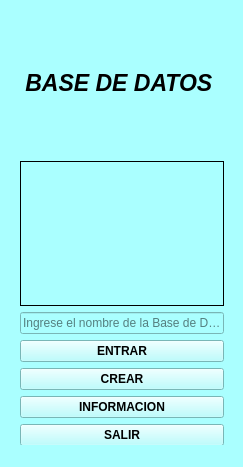
<?xml version="1.0" encoding="UTF-8"?>
<ui version="4.0">
 <class>VentanaP</class>
 <widget class="QMainWindow" name="VentanaP">
  <property name="geometry">
   <rect>
    <x>0</x>
    <y>0</y>
    <width>243</width>
    <height>467</height>
   </rect>
  </property>
  <property name="windowTitle">
   <string>MainWindow</string>
  </property>
  <property name="styleSheet">
   <string notr="true">background-color: rgb(170, 255, 255);</string>
  </property>
  <widget class="QWidget" name="centralwidget">
   <widget class="QWidget" name="layoutWidget">
    <property name="geometry">
     <rect>
      <x>20</x>
      <y>10</y>
      <width>204</width>
      <height>436</height>
     </rect>
    </property>
    <layout class="QVBoxLayout" name="verticalLayout">
     <item>
      <widget class="QLabel" name="label">
       <property name="font">
        <font>
         <pointsize>17</pointsize>
         <weight>75</weight>
         <italic>true</italic>
         <bold>true</bold>
        </font>
       </property>
       <property name="text">
        <string>BASE DE DATOS </string>
       </property>
       <property name="alignment">
        <set>Qt::AlignCenter</set>
       </property>
      </widget>
     </item>
     <item>
      <widget class="QLabel" name="imagen">
       <property name="frameShape">
        <enum>QFrame::Box</enum>
       </property>
       <property name="text">
        <string/>
       </property>
       <property name="pixmap">
        <pixmap>../mutimedia/base.png</pixmap>
       </property>
       <property name="scaledContents">
        <bool>true</bool>
       </property>
       <property name="wordWrap">
        <bool>false</bool>
       </property>
      </widget>
     </item>
     <item>
      <widget class="QLineEdit" name="nombrebd">
       <property name="alignment">
        <set>Qt::AlignLeading|Qt::AlignLeft|Qt::AlignVCenter</set>
       </property>
       <property name="placeholderText">
        <string>Ingrese el nombre de la Base de Datos</string>
       </property>
      </widget>
     </item>
     <item>
      <widget class="QPushButton" name="ingresar">
       <property name="font">
        <font>
         <weight>75</weight>
         <bold>true</bold>
        </font>
       </property>
       <property name="styleSheet">
        <string notr="true">QPushButton:hover{
	background-color: rgb(85, 85, 255);
}</string>
       </property>
       <property name="text">
        <string>ENTRAR</string>
       </property>
       <property name="icon">
        <iconset>
         <normaloff>../mutimedia/entrar0.png</normaloff>../mutimedia/entrar0.png</iconset>
       </property>
      </widget>
     </item>
     <item>
      <widget class="QPushButton" name="crearbd">
       <property name="font">
        <font>
         <weight>75</weight>
         <bold>true</bold>
        </font>
       </property>
       <property name="styleSheet">
        <string notr="true">QPushButton:hover{
	
	background-color: rgb(85, 170, 255);
}</string>
       </property>
       <property name="text">
        <string>CREAR</string>
       </property>
       <property name="icon">
        <iconset>
         <normaloff>../mutimedia/crearbase.ico</normaloff>../mutimedia/crearbase.ico</iconset>
       </property>
      </widget>
     </item>
     <item>
      <widget class="QPushButton" name="informacion">
       <property name="font">
        <font>
         <weight>75</weight>
         <bold>true</bold>
        </font>
       </property>
       <property name="styleSheet">
        <string notr="true">QPushButton:hover{
	
	background-color: rgb(85, 170, 255);
}</string>
       </property>
       <property name="text">
        <string>INFORMACION</string>
       </property>
       <property name="icon">
        <iconset>
         <normaloff>../mutimedia/info.png</normaloff>../mutimedia/info.png</iconset>
       </property>
      </widget>
     </item>
     <item>
      <widget class="QPushButton" name="salir">
       <property name="font">
        <font>
         <weight>75</weight>
         <bold>true</bold>
        </font>
       </property>
       <property name="styleSheet">
        <string notr="true">QPushButton:hover{
	
	background-color: rgb(0, 255, 255);
}</string>
       </property>
       <property name="text">
        <string>SALIR</string>
       </property>
       <property name="icon">
        <iconset>
         <normaloff>../mutimedia/salir.ico</normaloff>../mutimedia/salir.ico</iconset>
       </property>
      </widget>
     </item>
    </layout>
   </widget>
  </widget>
  <widget class="QMenuBar" name="menubar">
   <property name="geometry">
    <rect>
     <x>0</x>
     <y>0</y>
     <width>243</width>
     <height>21</height>
    </rect>
   </property>
  </widget>
  <widget class="QStatusBar" name="statusbar"/>
 </widget>
 <resources/>
 <connections>
  <connection>
   <sender>salir</sender>
   <signal>clicked()</signal>
   <receiver>VentanaP</receiver>
   <slot>close()</slot>
   <hints>
    <hint type="sourcelabel">
     <x>173</x>
     <y>419</y>
    </hint>
    <hint type="destinationlabel">
     <x>192</x>
     <y>430</y>
    </hint>
   </hints>
  </connection>
 </connections>
</ui>
